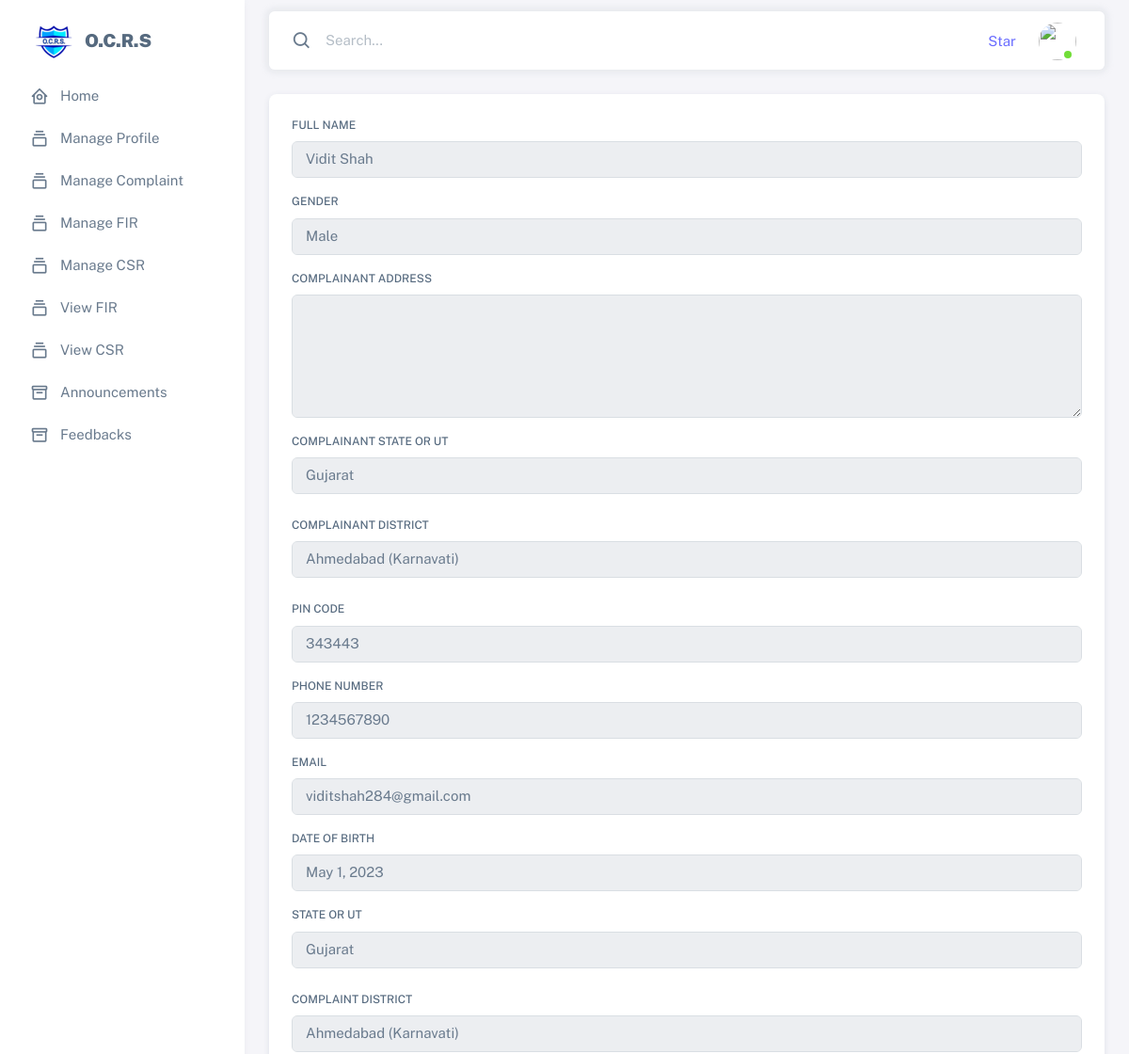
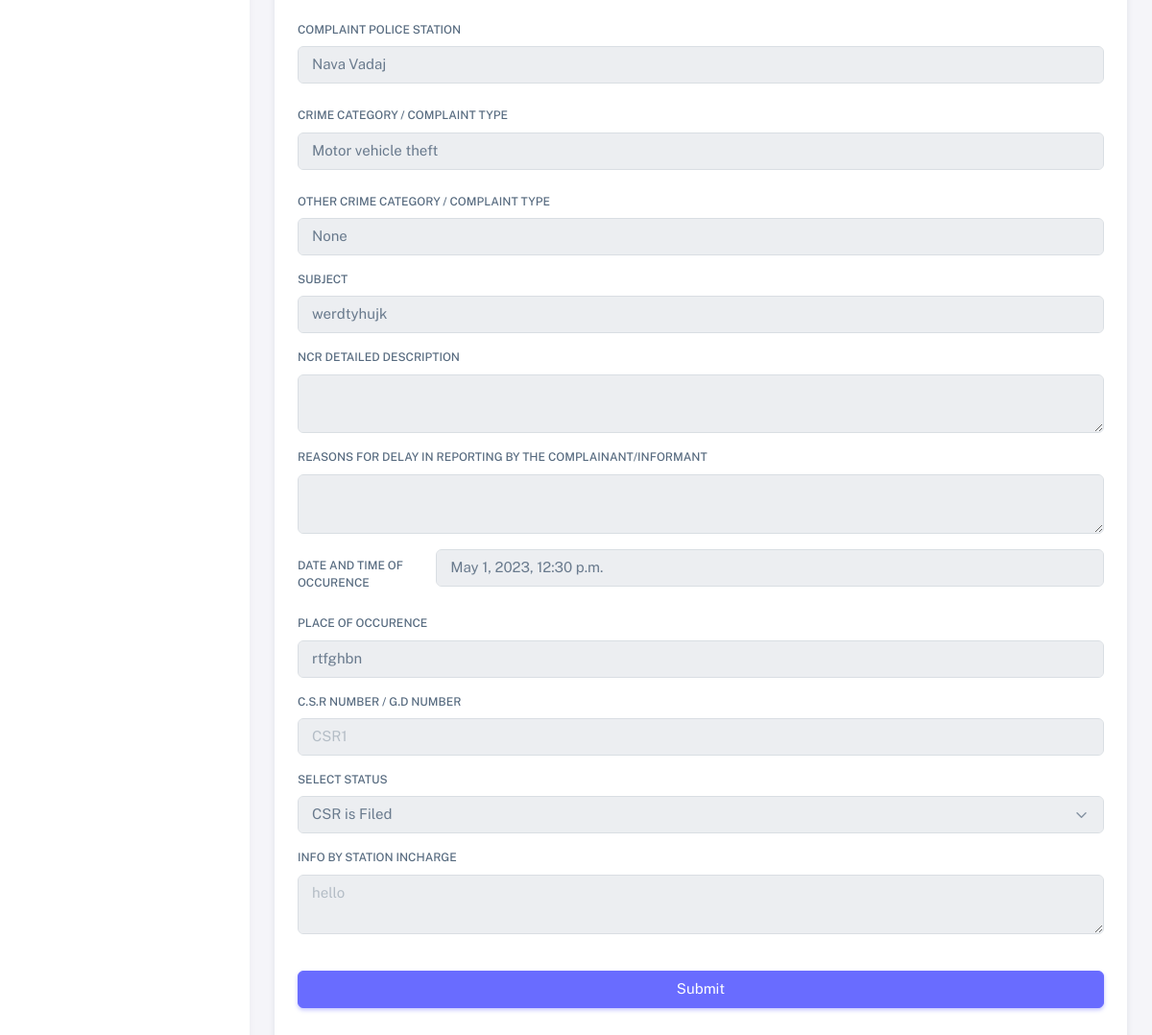
Page /view_only_csr/3/ on the earlier database version (2 pictures, top to bottom).
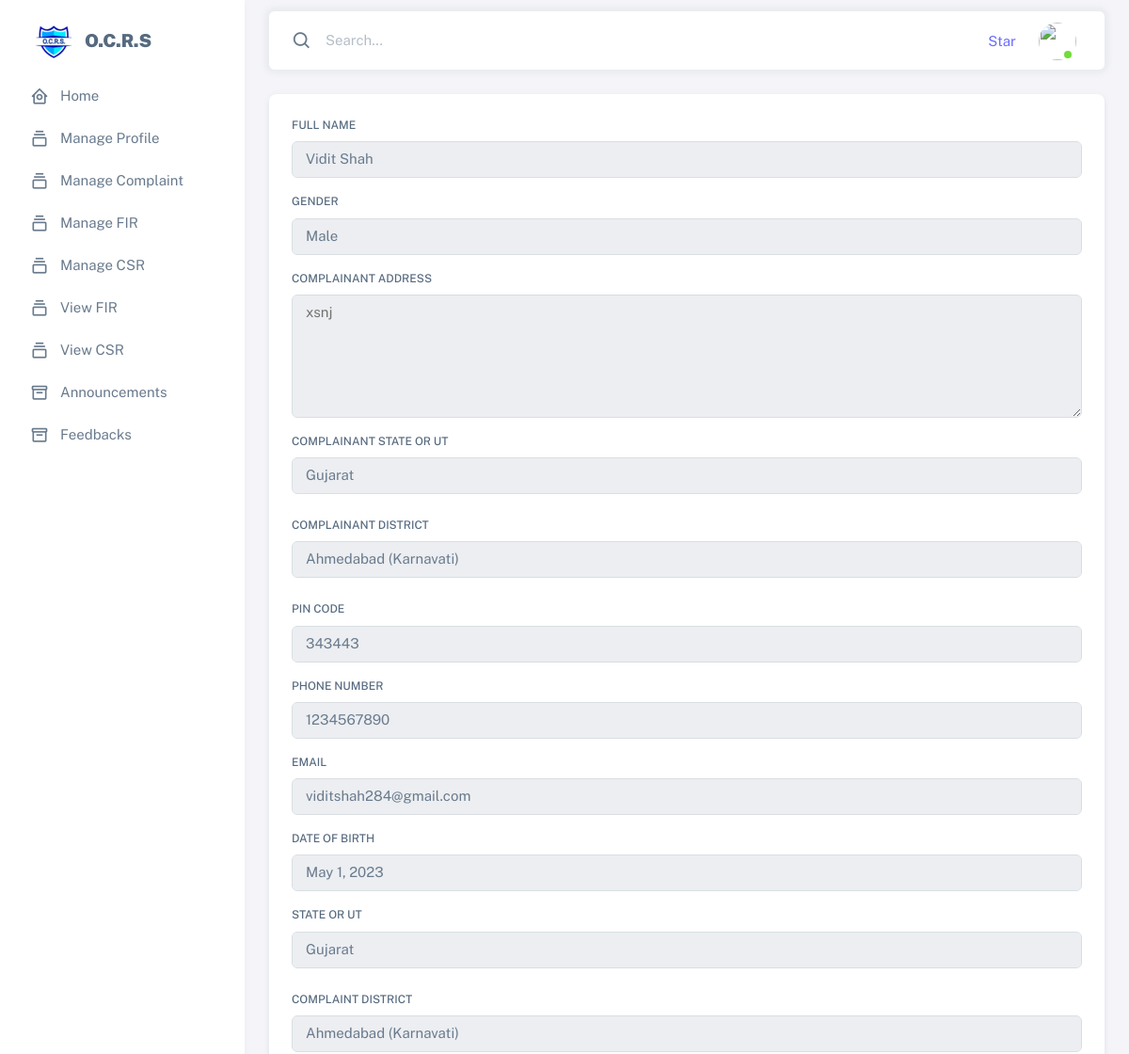
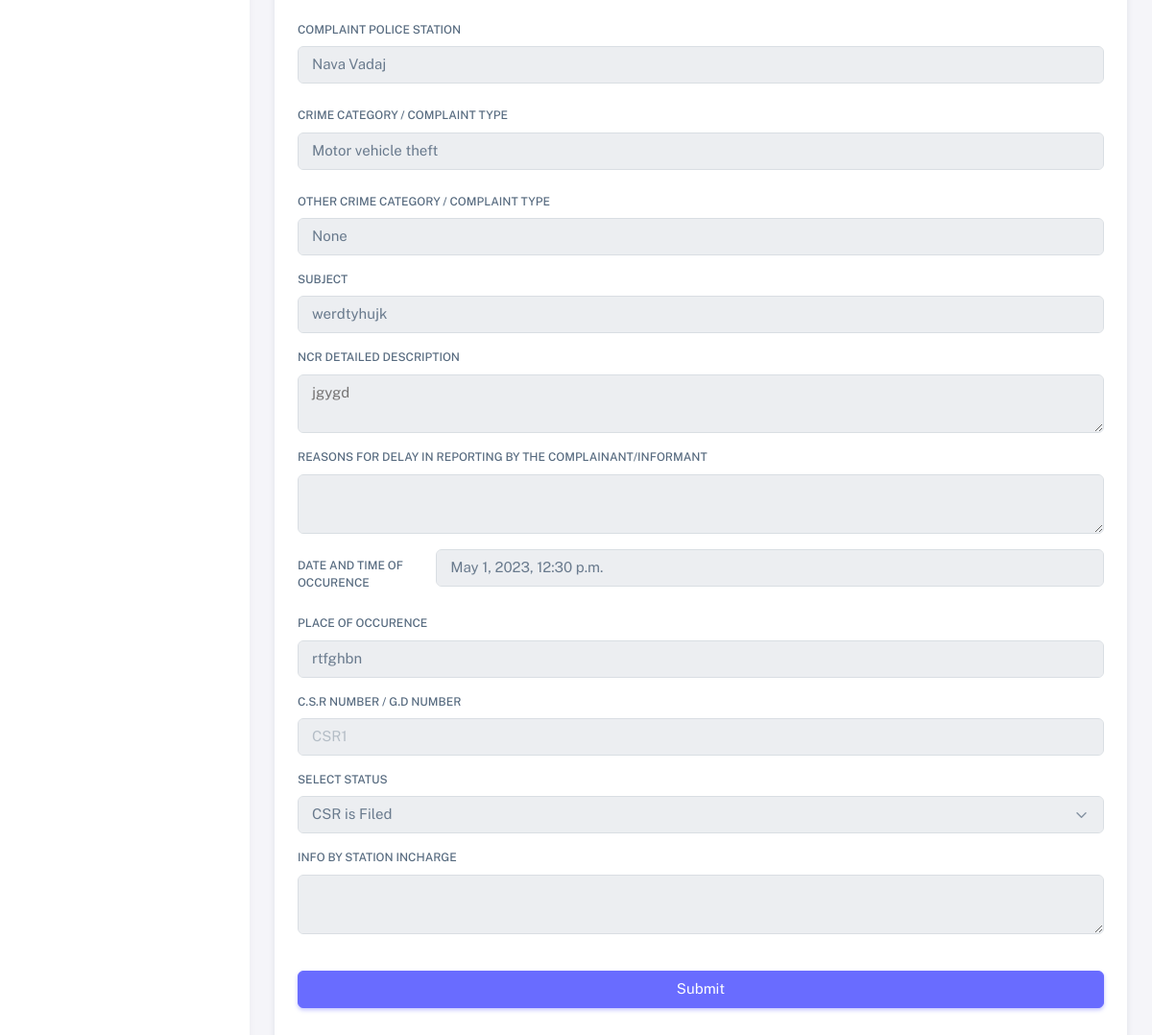
Same page on the later database version (2 pictures, top to bottom).
### complaints/models.py (models this page shows, shortened)
class csr_master(models.Model):
    status_choices = (
        ('CSR is Filed', 'CSR is Filed'),
        ('Completed', 'Completed'),
    )
    csr_id = models.AutoField(primary_key=True,unique=True)
    csr_no = models.CharField(max_length=150,null=False,blank=False,unique=True)
    complainant_name = models.CharField(max_length=150,null=False,blank=False)
    complainant_gender = models.CharField(max_length=6,)
    complainant_contact_no = models.IntegerField(null=False, blank=False)
    complainant_email = models.EmailField(gettext_lazy('Email Address'),null=False, blank=False)
    complainant_dob = models.DateField()
    complainant_address = models.TextField(null=False,blank=False)
    complainant_state_name = models.ForeignKey(state_master,to_field='state_name', null=False, blank=False,on_delete=models.PROTECT,related_name="complainant's_state+")
    complainant_state_id = models.IntegerField(null=True, blank=True)
    complainant_district_name = models.ForeignKey(district_master,to_field='district_name', null=False, blank=False,on_delete=models.PROTECT,related_name="complainant's_district+")
    complainant_district_id = models.IntegerField(null=True, blank=True)
    complainant_pin_code = models.IntegerField(null=False,blank=False)
    state_name = models.ForeignKey(state_master,to_field='state_name',null=False,blank=False,on_delete=models.PROTECT,related_name="complaint_in_state+")
    state_id = models.IntegerField(null=True, blank=True)
    district_name = models.ForeignKey(district_master,to_field='district_name',null=False,blank=False,on_delete=models.PROTECT,related_name="complaint_in_district+")
    district_id = models.IntegerField(null=True, blank=True)
    station_name = models.ForeignKey(police_station_master,to_field='station_name',null=False,blank=False,on_delete=models.PROTECT,related_name="complainant_in_police_station+")
    station_id  = models.IntegerField(null=True, blank=True)
    status = models.CharField(max_length=20,choices=status_choices,default="CSR in progress")
    crime_category = models.ForeignKey(crime_category_master,to_field='crime_category_name',null=False, blank=False,on_delete=models.PROTECT)
    other_crime_category = models.CharField(max_length=150,null=True, blank=True)
    subject = models.CharField(max_length=500,null=False,blank=False)
    ncr_detailed_description = models.TextField(max_length=10000,null=False,blank=False)
    delay_reason = models.TextField(max_length=1000,null=True,blank=True)
    datetime_of_occurence = models.DateTimeField(null=False,blank=False)
    place_of_occurence = models.CharField(max_length=150, null=True, blank=True)
    evidence_image = models.ImageField(null=True, blank=True, upload_to="complaint images/")
    info_by_station_incharge = models.TextField(null=True, blank=True,default="")
    created_at = models.DateTimeField(auto_now=True, null=True, blank=True)
    updated_at = models.DateTimeField(default=timezone.now,null=True,blank=True)
    class Meta:
        verbose_name_plural = "CSRs"

class state_master(models.Model):
    status_id_choices = (
        ('active', 'active'),
        ('inactive', 'inactive'),
    )
    state_id = models.AutoField(primary_key=True,unique=True)
    state_name = models.CharField(max_length=150,null=False,blank=False,unique=True)
    status_id = models.CharField(max_length=9,null=False,blank=False,choices=status_id_choices)
    def __str__(self):
        return self.state_name
    class Meta:
        verbose_name_plural = "States and Union Territories"

class district_master(models.Model):
    status_id_choices = (
        ('active', 'active'),
        ('inactive', 'inactive'),
    )
    district_id = models.AutoField(primary_key=True,unique=True)
    district_name = models.CharField(max_length=150,null=False,blank=False,unique=True)
    state_name = models.ForeignKey(state_master,to_field='state_name',null=False,blank=False,on_delete=models.PROTECT)
    state_id = models.IntegerField(null=True, blank=True)
    status_id = models.CharField(max_length=9,null=False,blank=False,choices=status_id_choices)
    def __str__(self):
        return self.district_name
    class Meta:
        verbose_name_plural = "Districts"

class police_station_master(models.Model):
    status_id_choices = (
        ('active', 'active'),
        ('inactive', 'inactive'),
    )
    station_id = models.AutoField(primary_key=True,unique=True)
    station_name = models.CharField(max_length=150,null=False,blank=False,unique=True)
    station_mail = models.EmailField(gettext_lazy('Email Address'),null=False, blank=False)
    address = models.TextField(max_length=150, null=False,blank=False)
    state_name = models.ForeignKey(state_master,to_field='state_name',null=False,blank=False,on_delete=models.PROTECT)
    state_id = models.IntegerField(null=True, blank=True)
    district_name = models.ForeignKey(district_master,to_field='district_name',null=False,blank=False,on_delete=models.PROTECT)
    district_id = models.IntegerField(null=True, blank=True)
    pin_code = models.IntegerField(null=False,blank=False)
    status_id = models.CharField(max_length=9,null=False,blank=False,choices=status_id_choices)
    created_at = models.DateTimeField(auto_now_add=True)
    updated_at = models.DateTimeField(auto_now=False,null=True,blank=True,)
    def __str__(self):
        return self.station_name
    class Meta:
        verbose_name_plural = "Police Stations"

class crime_category_master(models.Model):
    crime_category_id = models.AutoField(primary_key=True, unique=True)
    crime_category_name = models.CharField(max_length=150, null=False, blank=False, unique=True)
    created_at = models.DateTimeField(default=timezone.now, null=True, blank=True)
    def __str__(self):
        return self.crime_category_name
    class Meta:
        verbose_name_plural = "Crime Categories"

### ocrs/views.py (the view)
# urls.py: path('view_only_csr/<int:csr_id>/', views.view_only_csr, name='view_only_csr'),
def view_only_csr(request,csr_id):
    csr = csr_master.objects.get(csr_id=csr_id)
    has_image = csr.evidence_image
    context = {
        'csr':csr,
        'csr_id': csr_id,
        'has_image': has_image
    }
    return render(request,'view_only_csr.html',context)

### templates/view_only_csr.html (shortened to what the changed rows need)
{% extends 'police_incharge_sidebar.html' %}
{% block view_only_csr %}
<div class="row">
    <div class="col-xl">
        <div class="card mb-4">
            <div class="card-body">
                <form action="" method="POST" enctype="multipart/form-data">
                    <div class="mb-3">
                        <label class="form-label" for="basic-default-fullname">Full Name
                            </label>
                        <input type="text" name="name" value="{{csr.complainant_name}}"
                            placeholder="{{csr.complainant_name}}" class="form-control white-placeholder"
                            id="basic-default-fullname" readonly />
                    </div>
                    <label class="mb-2 form-label" for="basic-default-fullname"
                        style="margin-bottom: -4px;">Gender</label><br>
                    <input type="text" value="{{csr.complainant_gender}}" placeholder="{{csr.complainant_gender}}"
                        name="gender" class="white-placeholder mb-3 form-control" id="basic-default-fullname"
                        readonly />
                    <div class="mb-3">
                        <label for="address" class="form-label">Complainant Address </label>
                        <textarea name="address" id="address" class="white-placeholder form-control" readonly cols="40"
                            rows="5" value="{{csr.complainant_address}}"
                            placeholder="{{csr.complainant_address}}"></textarea>
                    </div>
                    <div class="mb-4">
                        <label for="exampleFormControlSelect1" class=" form-label">Complainant State or UT</label>
                        <input readonly name="complainant_state_name" type="text" value="{{csr.complainant_state_name}}"
                            placeholder="{{csr.complainant_state_name}}" class="white-placeholder form-control">
                    </div>
                    <div class="mb-4">
                        <label for="complainant_district" class="form-label">Complainant District</label>
                        <input readonly type="text" name="complainant_district_name"
                            value="{{csr.complainant_district_name}}" placeholder="{{csr.complainant_district_name}}"
                            class="white-placeholder form-control">
                    </div>
                    <div class="mb-3">
                        <label for="pincode" class="form-label">PIN CODE </label>
                        <input readonly type="pincode" class="white-placeholder form-control" name="pincode"
                            id="pinbcode" value="{{csr.complainant_pin_code}}"
                            placeholder="{{csr.complainant_pin_code}}" min="000000" max="999999">
                    </div>
                    <div class="mb-3">
                        <label class="form-label" for="basic-default-phone">Phone Number</label>
                        <input readonly type="text" name="contact_no" id="basic-default-phone"
                            class="white-placeholder form-control phone-mask" value="{{csr.complainant_contact_no}}"
                            placeholder="{{csr.complainant_contact_no}}" />
                    </div>
                    <div class="mb-3 mt-1">
                        <label class="form-label" for="basic-default-email">Email</label>
                        <div class="input-group input-group-merge">
                            <input readonly type="text" name="email" id="basic-default-email"
                                class="white-placeholder form-control" value="{{csr.complainant_email}}"
                                placeholder="{{csr.complainant_email}}" aria-describedby="basic-default-email2" />
                        </div>
                    </div>
                    <div class="mb-3 ">
                        <label for="html5-date-input" class="form-label">Date Of Birth</label>
                        <input readonly value="{{csr.complainant_dob}}" placeholder="{{csr.complainant_dob}}"
                            class="white-placeholder form-control" name="dob" type="text" id="html5-date-input" />
                    </div>
                    <div class="mb-4">
                        <label for="exampleFormControlSelect1" class="form-label">State or UT</label>
                        <input readonly type="text" name="state_name" value="{{csr.state_name}}"
                            placeholder="{{csr.state_name}}" class="white-placeholder form-control">
                    </div>
                    <div class="mb-4">
                        <label for="complaint_district" class="form-label">Complaint District</label>
                        <input readonly value="{{csr.district_name}}" name="district_name"
                            placeholder="{{csr.district_name}}" type="text" class="white-placeholder form-control">
                    </div>
                    <div class="mb-4">
                        <label for="exampleFormControlSelect1" class="form-label">Complaint Police Station</label>
                        <input readonly value="{{csr.station_name}}" name="station_name"
                            placeholder="{{csr.station_name}}" type="text" class="white-placeholder form-control">
                    </div>
                    <div class="mb-4">
                        <label for="exampleFormControlSelect1" class="form-label">Crime Category / Complaint
                            Type</label>
                        <input readonly name="crime_category" value="{{csr.crime_category}}"
                            placeholder="{{csr.crime_category}}" type="text" class="white-placeholder form-control">
                    </div>
                    <div id="other_crime_category" class="mb-3">
                        <label class="form-label" for="basic-default-fullname">Other Crime Category /
                            Complaint Type
                        </label>
                        <input readonly type="text" value="{{csr.other_crime_category}}"
                            placeholder="{{csr.other_crime_category}}" name="other_crime_category"
                            class="white-placeholder form-control" id="basic-default-fullname" />
                    </div>
                    <div class="mb-3">
                        <label class="form-label" for="basic-default-company">Subject</label>
                        <input type="text" readonly name="subject" class="white-placeholder form-control"
                            id="basic-default-company" value="{{csr.subject}}" placeholder="{{csr.subject}}" />
                    </div>
                    <div class="mb-3">
                        <label class="form-label" id="detailed_description" for="basic-default-message">NCR Detailed
                            Description</label>
                        <textarea readonly id="basic-default-message" name="detailed_description"
                            class="white-placeholder form-control" value="{{csr.ncr_detailed_description}}"
                            placeholder="{{csr.ncr_detailed_description}}"></textarea>
                    </div>
                    <div class="mb-3">
                        <label class="form-label" for="basic-default-message">Reasons for delay in reporting by the
                            complainant/informant</label>
                        <textarea readonly id="basic-default-message" name="delay_in_complaining"
                            class="white-placeholder form-control" value="{{csr.delay_reason}}"
                            placeholder="{{csr.delay_reason}}"></textarea>
                    </div>
                    <div class="mb-3 row">
                        <label for="html5-datetime-local-input" class="col-md-2 col-form-label">Date and Time of
                            Occurence</label>
                        <div class="col-md-10">
                            <input readonly value="{{csr.datetime_of_occurence}}"
                                placeholder="{{csr.datetime_of_occurence}}" class="white-placeholder form-control"
                                name="date_time_of_occurence" type="text" id="html5-datetime-local-input" />
                        </div>
                    </div>
                    <div class="mb-3">
                        <label class="form-label" for="basic-default-company">Place of Occurence</label>
                        <input type="text" value="{{csr.place_of_occurence}}" placeholder="{{csr.place_of_occurence}}"
                            readonly name="place_of_occurence" class="white-placeholder form-control"
                            id="basic-default-company" />
                    </div>
                    <div class="mb-3 csr_hide">
                        <label class="form-label" for="basic-default-company">C.S.R NUMBER / G.D NUMBER</label>
                        <input type="text" readonly name="csr_no" class="form-control" id="basic-default-company"
                            placeholder="{{csr.csr_no}}" />
                    </div>
                    <div class="mb-3">
                        <label for="exampleFormControlSelect1" class="form-label">Select Status</label>
                        <select  disabled name="status" class="form-select" id="exampleFormControlSelect1" aria-label="Default select example">
                        </select>
                    </div>
                    <div class="mb-3 csr_hide" id="info_by_si">
                        <label class="form-label" for="basic-default-message">Info By Station Incharge</label>
                        <textarea readonly id="basic-default-message" name="info_by_incharge" class="form-control"
                            placeholder="{{csr.info_by_station_incharge}}"></textarea>
                    </div>
                    <br>
                    <button type="submit" style="width: 100%;" id="submit" class="btn btn-primary">Submit</button>
                </form>
            </div>
        </div>
    </div>
</div>
</div>
{% endblock %}

Differences in the rows shown:
changed csr_master "Vidit Shah": address (not shown) → "xsnj"; detailed_description (not shown) → "jgygd"; info_by_incharge "hello" → (not shown)
